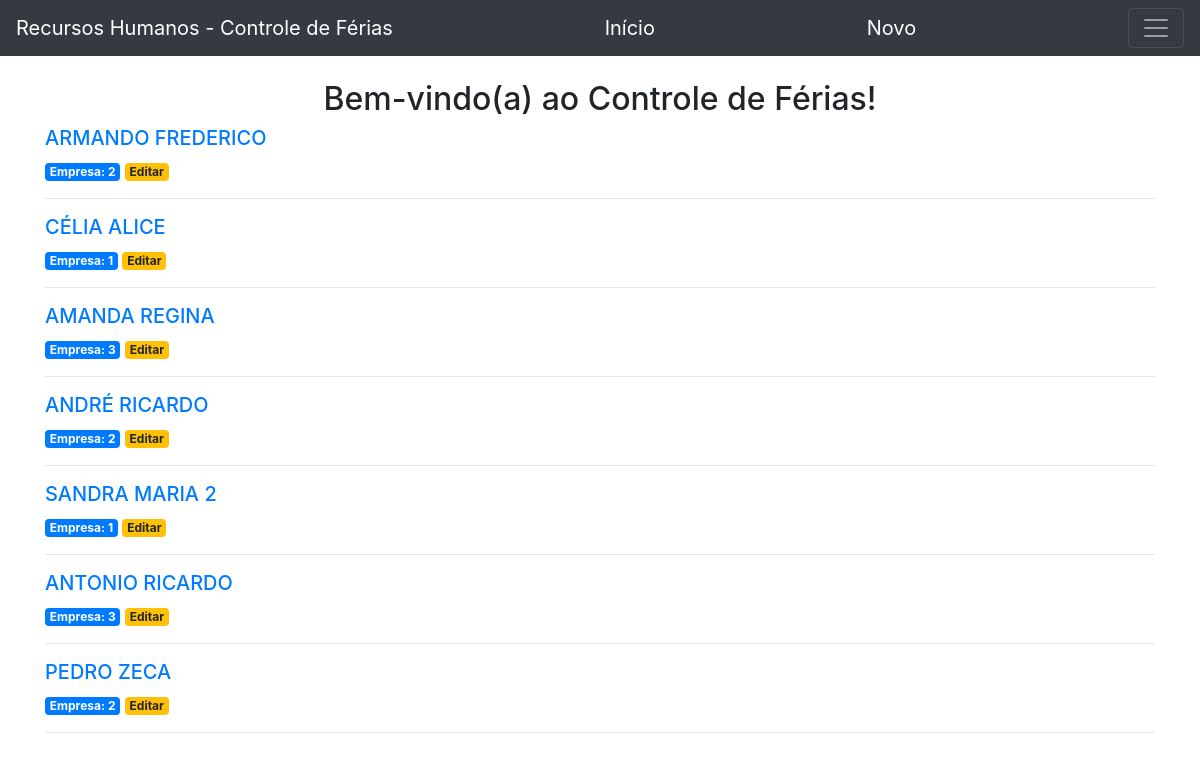
Before: / with the older database file.
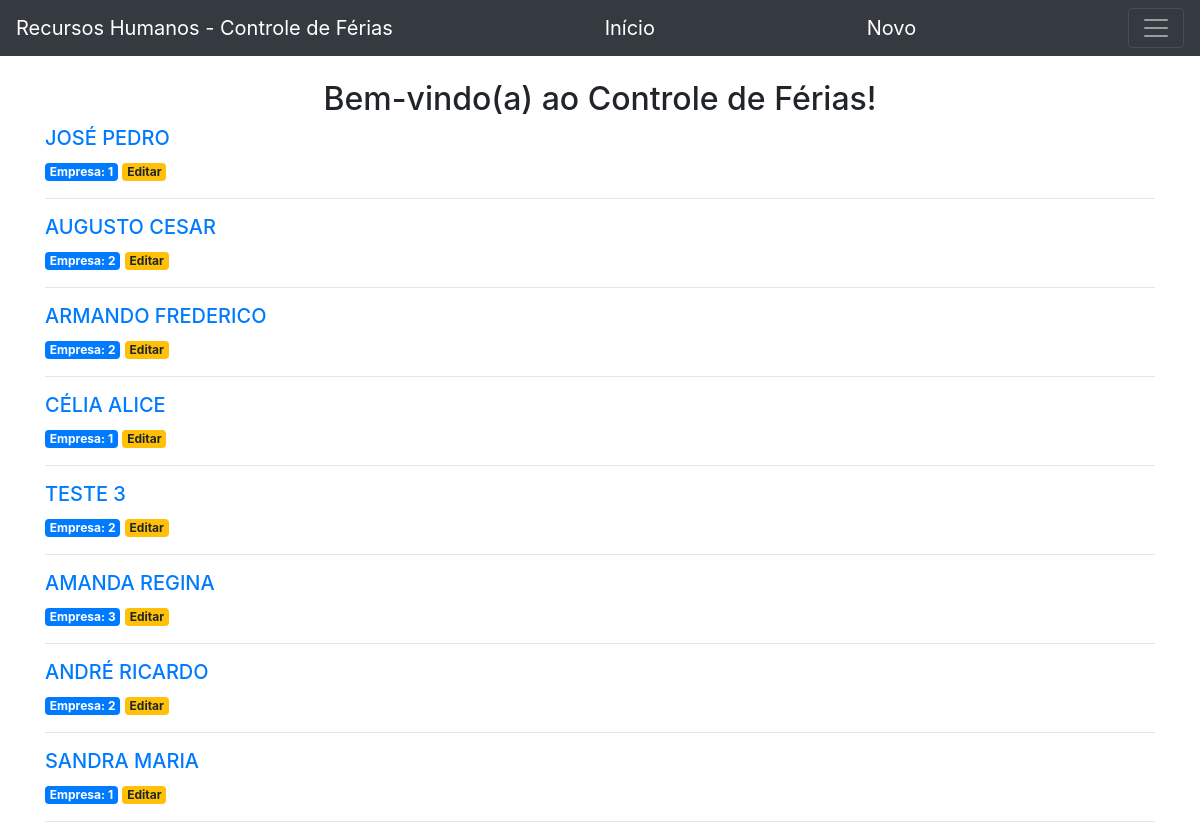
After: the same page with the newer database file.
### app.py (models this page shows)
class Controle_ferias(db.Model):
    id = db.Column(db.Integer, primary_key=True)
    empresaid = db.Column(db.Integer, nullable=False)
    pessoa = db.Column(db.String(60), nullable=False)
    data_inicio_ferias = db.Column(db.Date)
    data_fim_ferias = db.Column(db.Date)
    valor_ferias = db.Column(db.Float, nullable=False)

### app.py (the view)
@app.route('/')
def index():
    cf = Controle_ferias.query.all()
    return render_template('index.html', cf=cf)

### templates/index.html
{% extends 'base.html' %}
{% block content %}
    <br><div><h2 >{% block title %}<center> Bem-vindo(a) ao Controle de Férias! </center>{% endblock title %}</h2></div>
    {% for cf2 in cf %}
        <a href="{{ url_for('cf2', cf2_id=cf2['id']) }}">
            <h5 style="text-transform:uppercase">{{ cf2.pessoa }}
            </h5>
        </a>
        <span class="badge badge-primary"> Empresa: {{ cf2['empresaid'] }} </span>
        <a href="{{ url_for('editar', cf2_id=cf2['id']) }}">
            <span class="badge badge-warning">Editar</span>
        </a>
        <hr>
    {% endfor %}
{% endblock %}

### templates/base.html (shortened to what this page needs)
<!doctype html>
<html lang='pt-BR'>
    <head>
        <link rel="stylesheet" href="https://cdn.jsdelivr.net/npm/bootstrap@4.6.0/dist/css/bootstrap.min.css">
        <link rel="stylesheet" href="<link href="https://cdn.jsdelivr.net/npm/bootstrap@5.1.3/dist/css/bootstrap.min.css" rel="stylesheet">
    </head>
    <body>
<nav class="navbar navbar-dark bg-dark">
  <a class="navbar-brand" href="">Recursos Humanos - Controle de Férias</a>
  <a class="navbar-brand" href="http://localhost:5000">Início</a>
  <a class="navbar-brand" href="novo">Novo</a>
    <button class="navbar-toggler" type="button" data-toggle="collapse" data-target="#conteudoNavbarSuportado" aria-controls="conteudoNavbarSuportado" aria-expanded="false" aria-label="Alterna navegação">
    <span class="navbar-toggler-icon"></span>
  </button>
</nav>
        <div class="container">
            {% block content  %}{% endblock content  %}
        </div>
    </body>
</html>

Changed rows visible on the page:
removed Controle_ferias: pessoa "ANTONIO RICARDO", empresaid "3"
removed Controle_ferias: pessoa "PEDRO ZECA", empresaid "2"
added Controle_ferias: pessoa "JOSÉ PEDRO", empresaid "1"
added Controle_ferias: pessoa "AUGUSTO CESAR", empresaid "2"
added Controle_ferias: pessoa "TESTE 3", empresaid "2"
changed Controle_ferias: pessoa "SANDRA MARIA 2" → "SANDRA MARIA"
